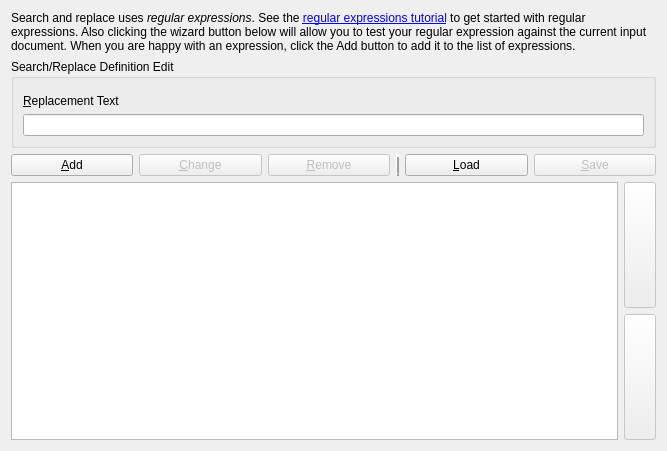
<?xml version="1.0" encoding="UTF-8"?>
<ui version="4.0">
 <class>Form</class>
 <widget class="QWidget" name="Form">
  <property name="geometry">
   <rect>
    <x>0</x>
    <y>0</y>
    <width>667</width>
    <height>451</height>
   </rect>
  </property>
  <property name="sizePolicy">
   <sizepolicy hsizetype="Minimum" vsizetype="Preferred">
    <horstretch>0</horstretch>
    <verstretch>0</verstretch>
   </sizepolicy>
  </property>
  <property name="windowTitle">
   <string>Form</string>
  </property>
  <layout class="QGridLayout" name="gridLayout_4">
   <property name="sizeConstraint">
    <enum>QLayout::SetDefaultConstraint</enum>
   </property>
   <item row="1" column="0">
    <widget class="QGroupBox" name="groupBox">
     <property name="sizePolicy">
      <sizepolicy hsizetype="Minimum" vsizetype="Preferred">
       <horstretch>0</horstretch>
       <verstretch>0</verstretch>
      </sizepolicy>
     </property>
     <property name="title">
      <string>Search/Replace Definition Edit</string>
     </property>
     <layout class="QGridLayout" name="gridLayout_2">
      <property name="sizeConstraint">
       <enum>QLayout::SetMinimumSize</enum>
      </property>
      <item row="0" column="0">
       <widget class="RegexEdit" name="sr_search" native="true">
        <property name="sizePolicy">
         <sizepolicy hsizetype="Minimum" vsizetype="Preferred">
          <horstretch>0</horstretch>
          <verstretch>0</verstretch>
         </sizepolicy>
        </property>
       </widget>
      </item>
      <item row="1" column="0">
       <widget class="QLabel" name="label_4">
        <property name="sizePolicy">
         <sizepolicy hsizetype="Minimum" vsizetype="Preferred">
          <horstretch>0</horstretch>
          <verstretch>0</verstretch>
         </sizepolicy>
        </property>
        <property name="text">
         <string>&amp;Replacement Text</string>
        </property>
        <property name="buddy">
         <cstring>sr_replace</cstring>
        </property>
       </widget>
      </item>
      <item row="2" column="0">
       <widget class="QLineEdit" name="sr_replace">
        <property name="sizePolicy">
         <sizepolicy hsizetype="Minimum" vsizetype="Fixed">
          <horstretch>0</horstretch>
          <verstretch>0</verstretch>
         </sizepolicy>
        </property>
       </widget>
      </item>
     </layout>
    </widget>
   </item>
   <item row="2" column="0">
    <layout class="QHBoxLayout" name="buttonsLayout">
     <property name="spacing">
      <number>-1</number>
     </property>
     <property name="leftMargin">
      <number>0</number>
     </property>
     <item>
      <widget class="QPushButton" name="sr_add">
       <property name="toolTip">
        <string>Add the current expression to the list of expressions that will be applied</string>
       </property>
       <property name="text">
        <string>&amp;Add</string>
       </property>
      </widget>
     </item>
     <item>
      <widget class="QPushButton" name="sr_change">
       <property name="enabled">
        <bool>false</bool>
       </property>
       <property name="toolTip">
        <string>Edit the currently selected expression</string>
       </property>
       <property name="text">
        <string>&amp;Change</string>
       </property>
      </widget>
     </item>
     <item>
      <widget class="QPushButton" name="sr_remove">
       <property name="enabled">
        <bool>false</bool>
       </property>
       <property name="toolTip">
        <string>Remove the currently selected expression</string>
       </property>
       <property name="text">
        <string>&amp;Remove</string>
       </property>
      </widget>
     </item>
     <item>
      <widget class="QFrame" name="frame">
       <property name="frameShape">
        <enum>QFrame::VLine</enum>
       </property>
       <property name="frameShadow">
        <enum>QFrame::Raised</enum>
       </property>
       <property name="lineWidth">
        <number>3</number>
       </property>
      </widget>
     </item>
     <item>
      <widget class="QPushButton" name="sr_load">
       <property name="toolTip">
        <string>Load a list of expressions from a previously saved file</string>
       </property>
       <property name="text">
        <string>&amp;Load</string>
       </property>
      </widget>
     </item>
     <item>
      <widget class="QPushButton" name="sr_save">
	    <property name="enabled">
		  <bool>false</bool>
	    </property>
        <property name="toolTip">
          <string>Save this list of expressions so that you can re-use it easily</string>
        </property>
        <property name="text">
          <string>&amp;Save</string>
        </property>
      </widget>
     </item>
    </layout>
   </item>
   <item row="3" column="0">
     <layout class="QHBoxLayout" name="searchReplaceLayout">
	   <property name="spacing">
	     <number>-1</number>
	   </property>
	   <property name="leftMargin">
	     <number>0</number>
	   </property>
	   <item>
         <widget class="QTableWidget" name="search_replace">
           <property name="selectionMode">
             <enum>QAbstractItemView::SingleSelection</enum>
           </property>
           <property name="selectionBehavior">
             <enum>QAbstractItemView::SelectRows</enum>
           </property>
         </widget>
	   </item>
	   <item>
	     <layout class="QVBoxLayout" name="positionLayout">
		   <item>
             <widget class="QPushButton" name="sr_up">
			   <property name="sizePolicy">
			     <sizepolicy hsizetype="Minimum" vsizetype="Ignored">
                   <horstretch>0</horstretch>
                   <verstretch>0</verstretch>
                 </sizepolicy>
               </property>
               <property name="maximumSize">
                 <size>
                   <width>32</width>
                   <height>16777215</height>
                 </size>
			   </property> 
			   <property name="enabled">
                 <bool>false</bool>
               </property>
               <property name="toolTip">
				 <string>Move expression up.</string>
			   </property>
               <property name="icon">
                 <iconset>
                    <normaloff>:/images/arrow-up.png</normaloff>:/images/arrow-up.png</iconset>
               </property>
             </widget>
           </item>
		   <item>
             <widget class="QPushButton" name="sr_down">
			   <property name="sizePolicy">
			     <sizepolicy hsizetype="Minimum" vsizetype="Ignored">
                   <horstretch>0</horstretch>
                   <verstretch>0</verstretch>
                 </sizepolicy>
               </property>
               <property name="maximumSize">
                 <size>
                   <width>32</width>
                   <height>16777215</height>
                 </size>
			   </property>
			   <property name="enabled">
                 <bool>false</bool>
               </property>
 			   <property name="toolTip">
				  <string>Move expression down.</string>
			   </property>
			   <property name="icon">
                 <iconset>
                    <normaloff>:/images/arrow-down.png</normaloff>:/images/arrow-down.png</iconset>
               </property>
             </widget>
           </item>
		 </layout>
	   </item>
	 </layout>   
   </item>
   <item row="0" column="0">
    <widget class="QLabel" name="label">
     <property name="text">
      <string>&lt;p&gt;Search and replace uses &lt;i&gt;regular expressions&lt;/i&gt;. See the &lt;a href=&quot;http://manual.calibre-ebook.com/regexp.html&quot;&gt;regular expressions tutorial&lt;/a&gt; to get started with regular expressions. Also clicking the wizard button below will allow you to test your regular expression against the current input document. When you are happy with an expression, click the Add button to add it to the list of expressions.</string>
     </property>
     <property name="wordWrap">
      <bool>true</bool>
     </property>
     <property name="openExternalLinks">
      <bool>true</bool>
     </property>
    </widget>
   </item>
  </layout>
 </widget>
 <customwidgets>
  <customwidget>
   <class>RegexEdit</class>
   <extends>QWidget</extends>
   <header>regex_builder.h</header>
   <container>1</container>
  </customwidget>
 </customwidgets>
 <resources>
  <include location="../../../../resources/images.qrc"/>
 </resources>
 <connections/>
</ui>
